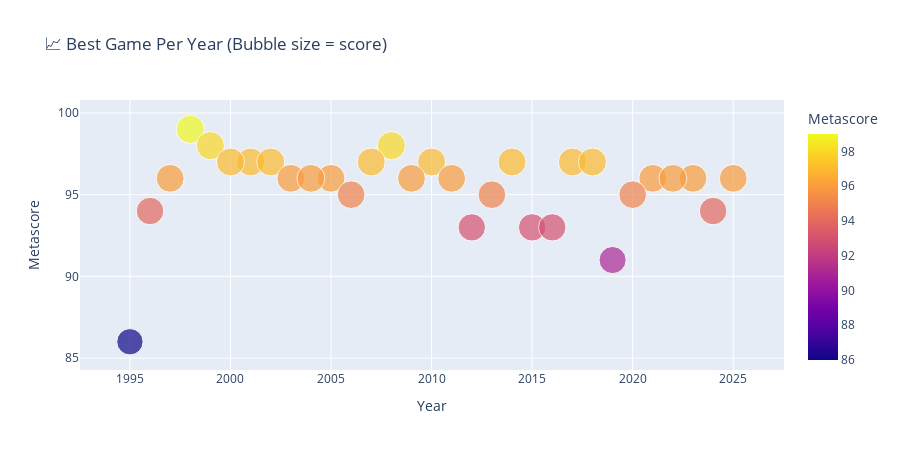

The notebook cell this image was saved under:
### Markdown cell above
## 📈 10. Best Game of Every Year  
Bubble plot that pinpoints the single highest-scoring release for each calendar year

### Code cell
top_per_year = (df.sort_values("Metascore", ascending=False)
                  .groupby("Year").head(1))  # best game each year

fig = px.scatter(top_per_year,
                 x="Year", y="Metascore", size="Metascore",
                 color="Metascore", hover_name="Name",
                 color_continuous_scale="plasma",
                 title="📈 Best Game Per Year (Bubble size = score)")
fig.update_layout(height=450)
fig.show()

### Figure 1 — Plotly figure (JSON) as saved in the notebook; plotly's stock layout.template omitted (floating-point values rounded to 4 significant figures)
{"data": [{"hovertemplate": "<b>%{hovertext}</b><br><br>Year=%{x}<br>Metascore=%{marker.color}<extra></extra>", "hovertext": ["The Legend of Zelda: Ocarina of Time", "SoulCalibur", "Grand Theft Auto IV", "Super Mario Odyssey", "Halo: Combat Evolved", "Super Mario Galaxy", "Super Mario Galaxy 2", "Red Dead Redemption 2", "Grand Theft Auto V", "NFL 2K1", "Metroid Prime", "The Elder Scrolls V: Skyrim", "The Legend of Zelda: The Wind Waker", "The House in Fata Morgana - Dreams of the Revenants Edition -", "GoldenEye 007", "Resident Evil 4 (2005)", "The Legend of Zelda: Tears of the Kingdom - Nintendo Switch 2 Edition", "Uncharted 2: Among Thieves", "Baldur's Gate 3", "Half-Life 2", "Elden Ring", "Persona 5 Royal", "The Last of Us", "The Legend of Zelda: Twilight Princess", "Quake", "Astro Bot", "Persona 4 Golden", "Metal Gear Solid V: The Phantom Pain", "INSIDE", "Disco Elysium", "Full Throttle"], "legendgroup": "", "marker": {"color": [99.0, 98.0, 98.0, 97.0, 97.0, 97.0, 97.0, 97.0, 97.0, 97.0, 97.0, 96.0, 96.0, 96.0, 96.0, 96.0, 96.0, 96.0, 96.0, 96.0, 96.0, 95.0, 95.0, 95.0, 94.0, 94.0, 93.0, 93.0, 93.0, 91.0, 86.0], "coloraxis": "coloraxis", "size": [99.0, 98.0, 98.0, 97.0, 97.0, 97.0, 97.0, 97.0, 97.0, 97.0, 97.0, 96.0, 96.0, 96.0, 96.0, 96.0, 96.0, 96.0, 96.0, 96.0, 96.0, 95.0, 95.0, 95.0, 94.0, 94.0, 93.0, 93.0, 93.0, 91.0, 86.0], "sizemode": "area", "sizeref": 0.2475, "symbol": "circle"}, "mode": "markers", "name": "", "orientation": "v", "showlegend": false, "type": "scatter", "x": [1998, 1999, 2008, 2017, 2001, 2007, 2010, 2018, 2014, 2000, 2002, 2011, 2003, 2021, 1997, 2005, 2025, 2009, 2023, 2004, 2022, 2020, 2013, 2006, 1996, 2024, 2012, 2015, 2016, 2019, 1995], "xaxis": "x", "y": [99.0, 98.0, 98.0, 97.0, 97.0, 97.0, 97.0, 97.0, 97.0, 97.0, 97.0, 96.0, 96.0, 96.0, 96.0, 96.0, 96.0, 96.0, 96.0, 96.0, 96.0, 95.0, 95.0, 95.0, 94.0, 94.0, 93.0, 93.0, 93.0, 91.0, 86.0], "yaxis": "y"}], "layout": {"coloraxis": {"colorbar": {"title": {"text": "Metascore"}}, "colorscale": [[0, "#0d0887"], [0.1111, "#46039f"], [0.2222, "#7201a8"], [0.3333, "#9c179e"], [0.4444, "#bd3786"], [0.5556, "#d8576b"], [0.6667, "#ed7953"], [0.7778, "#fb9f3a"], [0.8889, "#fdca26"], [1, "#f0f921"]]}, "height": 450, "legend": {"itemsizing": "constant", "tracegroupgap": 0}, "title": {"text": "📈 Best Game Per Year (Bubble size = score)"}, "xaxis": {"anchor": "y", "domain": [0, 1], "title": {"text": "Year"}}, "yaxis": {"anchor": "x", "domain": [0, 1], "title": {"text": "Metascore"}}}}
